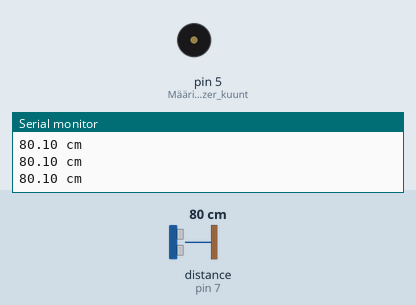
Bench run of a sketch on a simulated Arduino Uno, built with avr-gcc and run on an emulated ATmega328P. On the bench: buzzer (waves = sounding), the last lines printed to the serial monitor. Wiring (inferred from the names in the program): ultrasonic range finder: trigger pin 8; echo pin 7. Inputs (shaded band) come from the test bench; at power-on: distance to the obstacle (sensor on pin 7) 80 cm. The echo pulse lasts 58.3 µs per cm.

Above: at 1.2 s.
1.3 s: distance to the obstacle (sensor on pin 7) set to 33 cm
4.3 s: distance to the obstacle (sensor on pin 7) set to 28 cm
At 5.5 s:
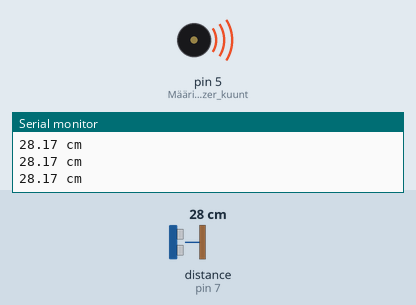
Timing chart, 0 to 7.3 s (numbered marks = the images above; inputs shaded):
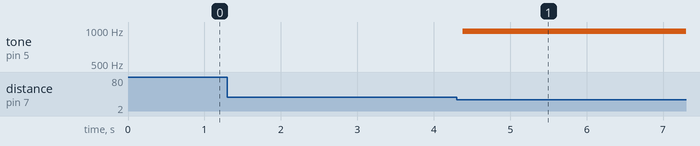

The sketch:

ArduinoUno_HC-SR04_et_isyysmittaus.ino
```cpp
#define trigPin 8 // Määritellään Arduinon digitaalinen pin 8 yhdistettäväksi HC-SR04:n trig pinniin
#define echoPin 7  // Määritellään Arduinon digitaalinen pin 7 yhdistettäväksi HC-SR04:n echo pinniin
void setup() {
  // put your setup code here, to run once:
Serial.begin(9600);
pinMode(trigPin, OUTPUT);   //Määritellään trigPin OUTPUTiksi eli se kuuntelee Arduinolta tulevia käskyjä
pinMode(echoPin, INPUT);   // Määritellään echoPin INPUTiksi eli se antaa Arduinolle tietoa

pinMode(5, OUTPUT);  // Määritellään buzzer kuuntelemaan Arduinoa
}


void loop() {  // Arduinoa suorittaa loopissa olevaa koodia jatkuvasti
  // put your main code here, to run repeatedly:
float duration;  //Määritellään kesto desimaaliluvuksi
float distance;   //Määritellään etäisyys desimaaaliluvuksi
digitalWrite(trigPin, HIGH);  //Laitetaan trigPin päälle, HC-SR04 lähettää ääntä
delayMicroseconds(1000);       //Odotetaan 1000 mikrosekuntia eli 1 millisekunti
digitalWrite(trigPin, LOW);    // Otetaan trigPin pois päältä
duration = pulseIn(echoPin, HIGH);  //echoPin ottaa vastaan HC-SR04:n lähettämän ääniaalloon ja laskee siitä ääniaallon kulkeman matkan
distance = ("%.2f", duration/2) /29,1 ; // Tässä saatu muttuja muutetaan kahdella desimaalilla määritellyksi senttimetri arvoksi
Serial.print (distance); //Saatu etäisyys tulostetaan SerialMonitoriin
Serial.println (" cm");  // Laitetaan vielä yksikkö perään ;)
delay(40);  //Odotetaan 40 millisekuntia

if (distance < 30)  // Tarkistetaan onko saatu etäisyys < 30 cm ja jos on...
  analogWrite(5, 200);   // ... laitetaan pinni 5 eli Buzzer päälle...
else                      //... muuten...
  analogWrite(5, 0);   // ... sen annetaan olla hiljaa.

}  // Tähän loppuu loop jonka jälkeen loop alkaa alusta
```

Measured:
- the behaviour switches between 31 and 30 cm on distance to the obstacle (sensor on pin 7) (found by bisection; images 0 and 1)
- after the input at 4.3 s, tone on pin 5 (Määritellään_buzzer_kuunt): silent → 977 Hz after 0.08 s
